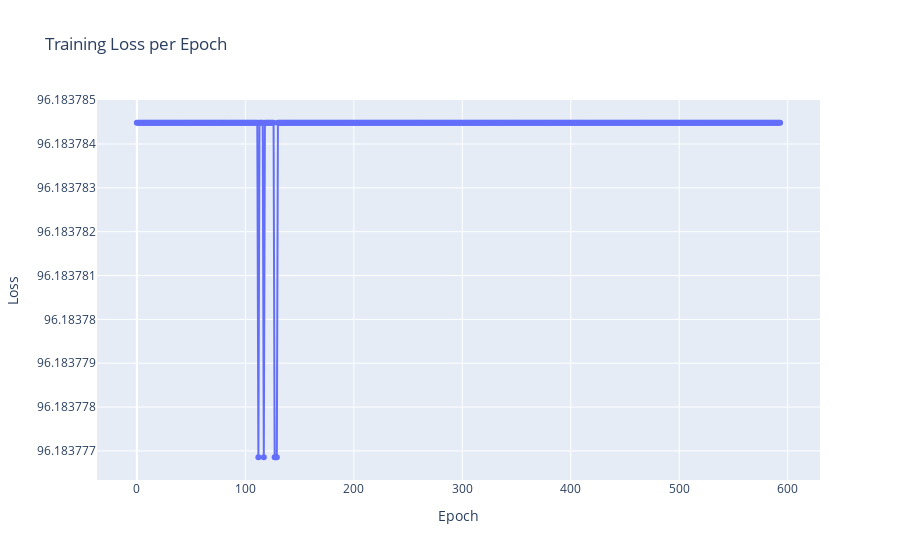

The notebook cell saved with this chart:
### Code cell
import plotly.graph_objects as go
epochs = list(range(len(losses)))
predicted_list = [i[0] for i in predicted_list]
x = [i for i in range(len(predicted_list))]
fig = go.Figure(data=go.Scatter(x=x, y=predicted_list, mode='lines+markers', name='Train'))

fig.update_layout(title='Training Loss per Epoch',
                   xaxis_title='Epoch',
                   yaxis_title='Loss')

fig.show()

### Figure 1 — Plotly figure (JSON) as saved in the notebook; plotly's stock layout.template omitted (floating-point values rounded to 4 significant figures; data arrays with more than 128 entries replaced by an {"elided": "..."} marker saying what was removed)
{"data": [{"mode": "lines+markers", "name": "Train", "type": "scatter", "x": {"elided": "594 int values"}, "y": {"elided": "594 float values"}}], "layout": {"title": {"text": "Training Loss per Epoch"}, "xaxis": {"title": {"text": "Epoch"}}, "yaxis": {"title": {"text": "Loss"}}}}
